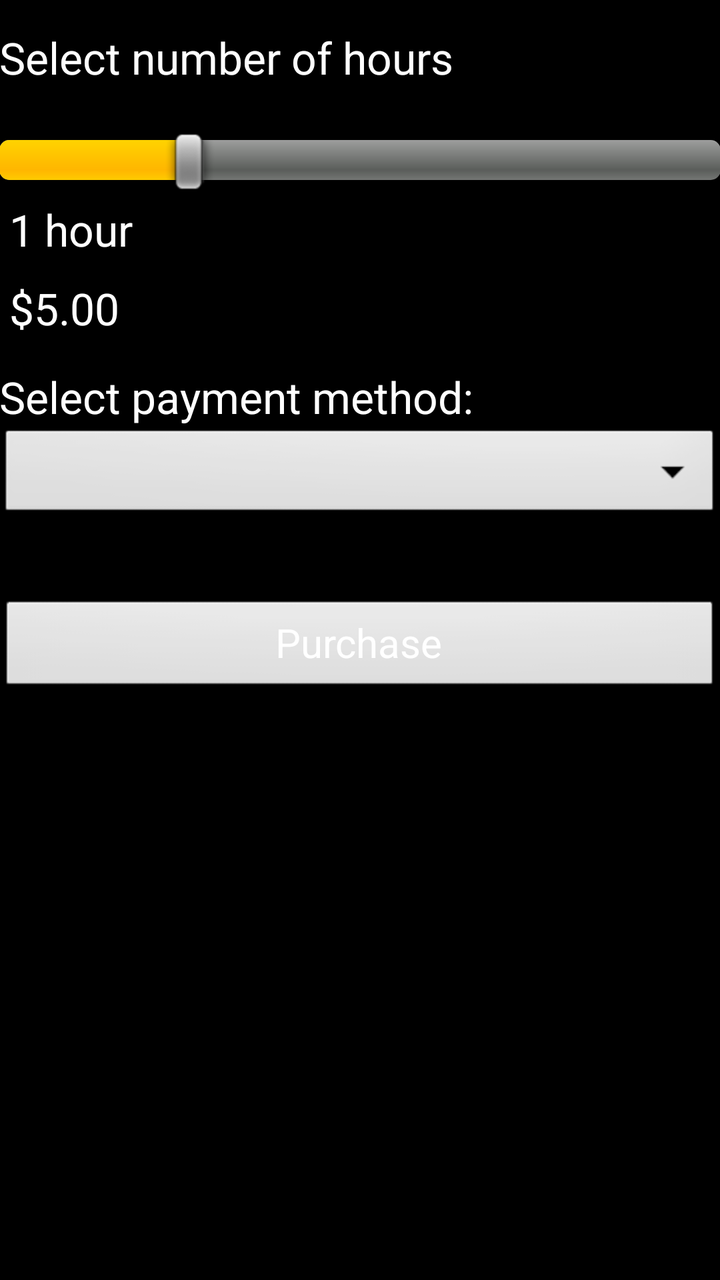
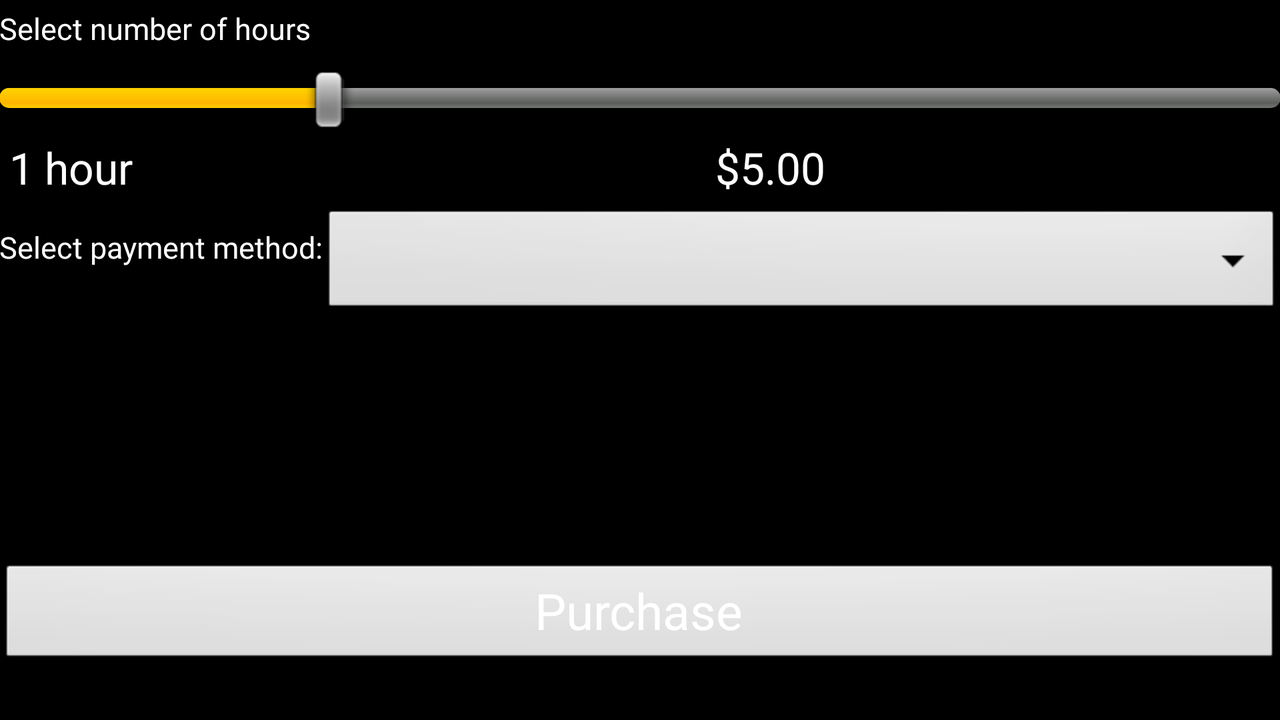

First picture: res/layout/ on a phone held upright. Second picture: the repository's own variant of that layout, on a device whose configuration matches the variant's folder. Source for both follows.
<!-- AndroidManifest.xml: application theme android:Theme.Black -->
<!-- res/layout/activity_buy.xml -->
<LinearLayout xmlns:android="http://schemas.android.com/apk/res/android"
    xmlns:tools="http://schemas.android.com/tools"
    android:orientation="vertical"
    android:layout_width="match_parent"
    android:layout_height="match_parent"
    android:paddingBottom="@dimen/activity_vertical_margin"
    android:paddingLeft="@dimen/activity_horizontal_margin"
    android:paddingRight="@dimen/activity_horizontal_margin"
    android:paddingTop="@dimen/activity_vertical_margin"
    tools:context=".BuyActivity" >

    <TextView
        android:id="@+id/text_confirm"
        android:layout_width="match_parent"
        android:layout_height="wrap_content"
        android:layout_marginTop="14dp"
        android:text="@string/q_buy_hours"
        android:textAppearance="?android:attr/textAppearanceLarge" />

    <SeekBar
        android:id="@+id/seek_hours"
        android:layout_width="match_parent"
        android:layout_height="wrap_content"
        android:layout_marginTop="22dp"
        android:max="4"
        android:progress="1" />
    <TextView
        android:id="@+id/text_hours"
        android:layout_width="match_parent"
        android:layout_height="wrap_content"
        android:padding="5dp"
        android:text="1 hour"
        android:textAppearance="?android:attr/textAppearanceLarge" />
    <TextView
        android:id="@+id/text_cost"
        android:layout_width="match_parent"
        android:layout_height="wrap_content"
        android:padding="5dp"
        android:text="$5.00"
        android:textAppearance="?android:attr/textAppearanceLarge" />

    <TextView
        android:id="@+id/textView1"
        android:layout_width="wrap_content"
        android:layout_height="wrap_content"
        android:paddingTop="10dp"
        android:text="Select payment method:"
        android:textAppearance="?android:attr/textAppearanceLarge" />
    
    <Spinner
        android:id="@+id/spinner_pay"
        android:layout_width="match_parent"
        android:layout_height="wrap_content"
        android:layout_marginBottom="38dp" />

    <Button
        android:id="@+id/button_buyticket"
        style="@style/buttontext"
        android:layout_width="match_parent"
        android:layout_height="wrap_content"
        android:layout_marginBottom="26dp"
        android:text="@string/title_activity_buy"
        android:textSize="20sp" />

</LinearLayout>
<!-- resources referenced by this layout -->
<resources>
  <string name="q_buy_hours">Select number of hours</string>
  <string name="title_activity_buy">Purchase</string>
  <style name="buttontext" parent="@android:style/TextAppearance">
          <item name="android:textSize">25sp</item>
          <item name="android:textColor">#FFFFFF</item>
      </style>
</resources>
<!-- res/layout-land/activity_buy.xml (the repository's variant of the layout above) -->
<!-- drawn on the phone turned sideways -->
<LinearLayout xmlns:android="http://schemas.android.com/apk/res/android"
    xmlns:tools="http://schemas.android.com/tools"
    android:layout_width="match_parent"
    android:layout_height="match_parent"
    android:orientation="vertical"
    android:paddingBottom="@dimen/activity_vertical_margin"
    android:paddingLeft="@dimen/activity_horizontal_margin"
    android:paddingRight="@dimen/activity_horizontal_margin"
    android:paddingTop="@dimen/activity_vertical_margin"
    tools:context=".BuyActivity" >

    <TextView
        android:id="@+id/text_confirm"
        android:layout_width="match_parent"
        android:layout_height="wrap_content"
        android:layout_marginTop="4dp"
        android:text="@string/q_buy_hours"
        android:textAppearance="?android:attr/textAppearanceLarge"
        android:textSize="15sp" />

    <SeekBar
        android:id="@+id/seek_hours"
        android:layout_width="match_parent"
        android:layout_height="wrap_content"
        android:layout_marginTop="10dp"
        android:max="4"
        android:maxHeight="10dp"
        android:minHeight="15dp"
        android:progress="1" />

    <LinearLayout
        android:orientation="horizontal"
        android:layout_width="fill_parent"
        android:layout_height="wrap_content" >

        <TextView
            android:id="@+id/text_hours"
            android:layout_width="353dp"
            android:layout_height="wrap_content"
            android:padding="5dp"
            android:text="1 hour"
            android:textAppearance="?android:attr/textAppearanceLarge" />

        <TextView
            android:id="@+id/text_cost"
            android:layout_width="match_parent"
            android:layout_height="wrap_content"
            android:padding="5dp"
            android:text="$5.00"
            android:textAppearance="?android:attr/textAppearanceLarge" />

    </LinearLayout>

    <LinearLayout
        android:layout_width="match_parent"
        android:layout_height="46dp"
        android:layout_weight="0.09" >

        <TextView
            android:id="@+id/textView1"
            android:layout_width="wrap_content"
            android:layout_height="wrap_content"
            android:paddingTop="10dp"
            android:text="Select payment method:"
            android:textAppearance="?android:attr/textAppearanceLarge"
            android:textSize="15sp" />

        <Spinner
            android:id="@+id/spinner_pay"
            android:layout_width="match_parent"
            android:layout_height="56dp"
            android:layout_marginBottom="38dp" />

    </LinearLayout>

    <Button
        android:id="@+id/button_buyticket"
        style="@style/buttontext"
        android:layout_width="match_parent"
        android:layout_height="wrap_content"
        android:layout_gravity="bottom"
        android:layout_marginBottom="26dp"
        android:text="@string/title_activity_buy" />

</LinearLayout>
